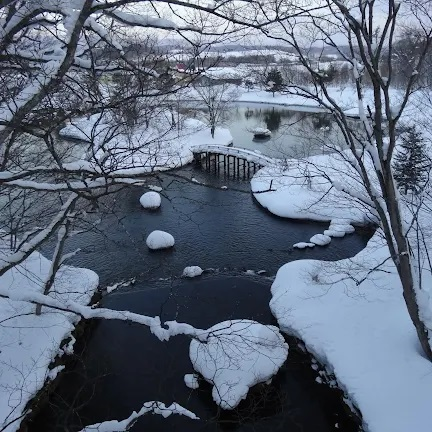
#> input picture OPENCV_ROC/IMG_01.png, 432 x 432 px
$ python '4-1色彩擷取.py'
#> lines starting #> are read from the running program, lines starting #| are printed output that depends on the picture; after the words box and inside, x2 and y2 are one past the last pixel; in counts of white or black regions, pixels touching at a corner belong together
import cv2
import numpy as np

m1=cv2.imread("IMG_01.png",1)
#> m1 is the input picture: shape (432, 432, 3); mean B, G, R 124.8, 107.1, 95.6
cv2.imshow("Image 1 source",m1)

m2=cv2.inRange(m1,(0,0,0),(255,50,50))
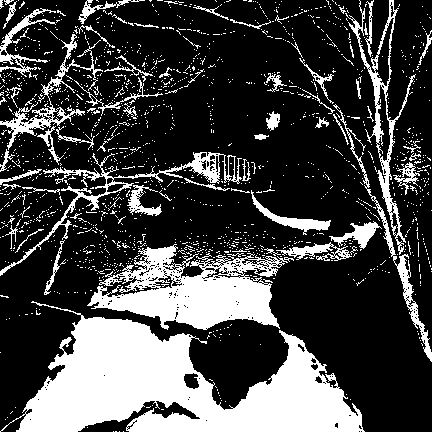
#> m2: shape (432, 432); 26.8% white; 1544 white regions (1477 under 20 px), largest, box (x1, y1, x2, y2) and area: (0, 301, 365, 432) 22959, (87, 244, 294, 330) 8872, (0, 152, 242, 276) 2206
m2=cv2.bitwise_not(m2)
m2=cv2.cvtColor(m2,cv2.COLOR_GRAY2BGR)
m2=cv2.add(m1,m2)
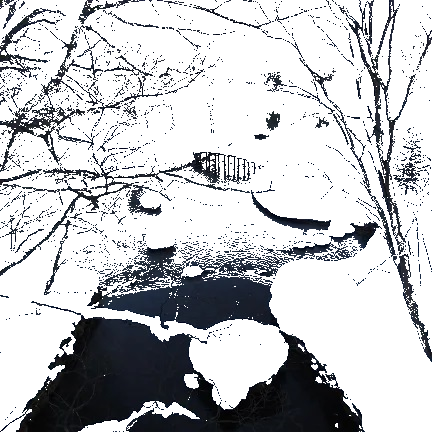
#> m2: shape (432, 432, 3); mean B, G, R 196.7, 194, 192.6
cv2.imshow("Image 2",m2)

cv2.waitKey(0)
cv2.destroyAllWindows()

$ run again, with OPENCV_ROC/Tank_01.png copied over OPENCV_ROC/IMG_01.png
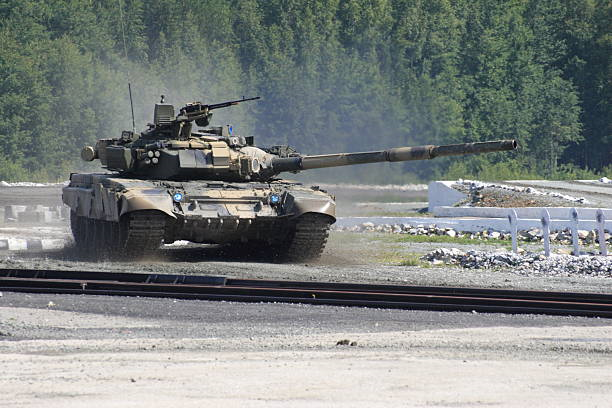
#> input picture OPENCV_ROC/Tank_01.png, 612 x 408 px
#> m1 is the input picture: shape (408, 612, 3); mean B, G, R 129, 130.9, 125.8
#> `m2=cv2.inRange(m1,(0,0,0),(255,50,50))`:
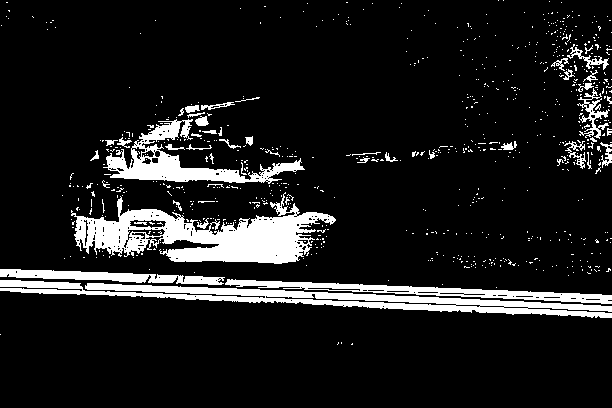
#> m2: shape (408, 612); 11.2% white; 742 white regions (694 under 20 px), largest, box (x1, y1, x2, y2) and area: (71, 192, 336, 264) 8426, (0, 280, 612, 318) 6890, (103, 119, 305, 184) 3667
#> `m2=cv2.add(m1,m2)`:
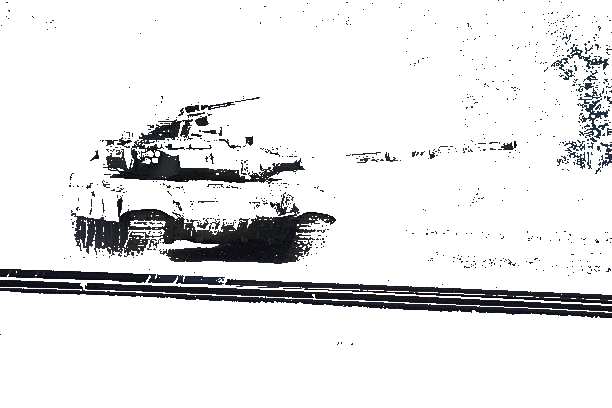
#> m2: shape (408, 612, 3); mean B, G, R 230.5, 229.9, 229.6
